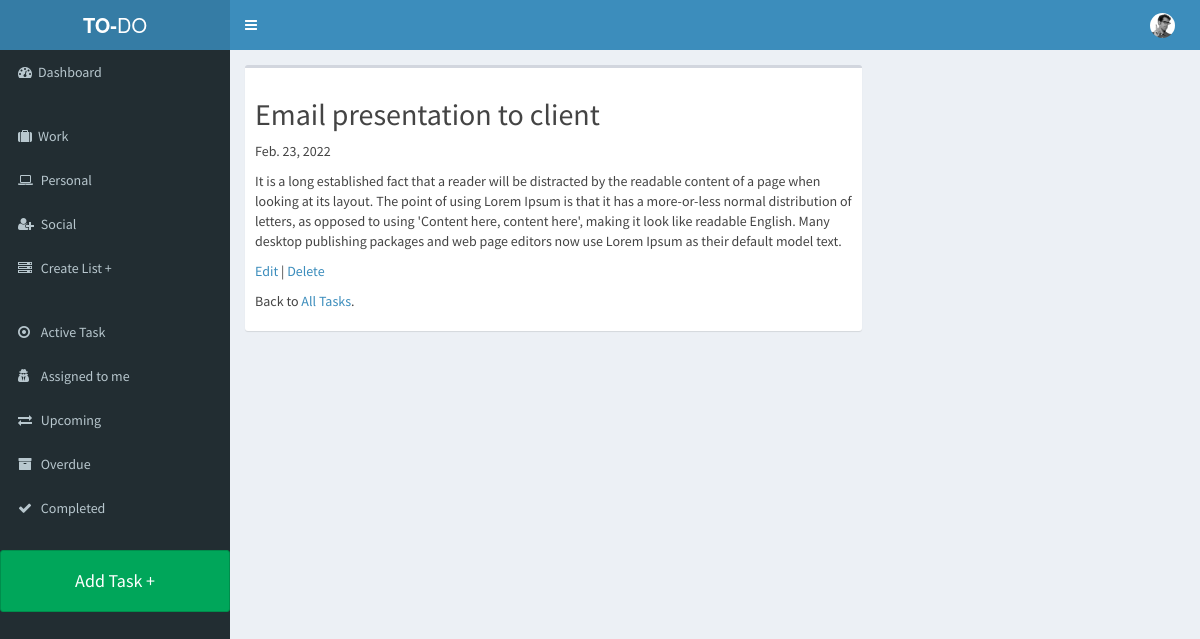
The app's page /task_details/3/ with its own data.
### app/models.py (models this page shows, shortened)
class Article(models.Model):
    title = models.CharField(max_length=250, null=True, blank=True)
    body = models.CharField(max_length=2000)
    status = models.CharField(max_length=20, null=True, blank=True)
    created_at = models.DateTimeField(auto_now_add=True)

### app/views.py (the view)
# urls.py: path('task_details/<str:pk>/', views.task_details, name='task_details'),
def task_details(request, pk):
    article = Article.objects.get(id=pk)
    return render(request, 'show_task.html', {"article": article})

### templates/show_task.html
{% extends 'layouts/main.html' %}
{% load static %}
{% block content %}
    <section class="content  justify-content-center">
        <div class="row">
            <div class="col-md-8">
                <div class="box">
                    <div class="box-header">
                        <div class="box-body table-responsive no-padding">
                                <h2> {{ article.title }}</h2>
                                <p>{{ article.created_at | date }}</p>
                                <p>{{ article.body }}</p>
                            <p><a href = "{% url 'edit_task' article.id %}">Edit</a> |
                            <a href = "{% url 'delete_task' article.id %}">Delete</a></p>
                            <p>Back to <a href = "/create_list/">All Tasks</a>.</p>
                        </div>
                    </div>
                </div>
            </div>
        </div>
    </section>
{% endblock %}

### records on screen
Article: title "Email presentation to client", created_at "Feb. 23, 2022", body "It is a long established fact that a reader will be distracted by the readable content of a page when looking at its layout. The point of using Lorem Ipsum is that it has a more-or-less normal distribution of letters, as opposed to using 'Content here, content here', making it look like readable English. Many desktop publishing packages and web page editors now use Lorem Ipsum as their default model text."
